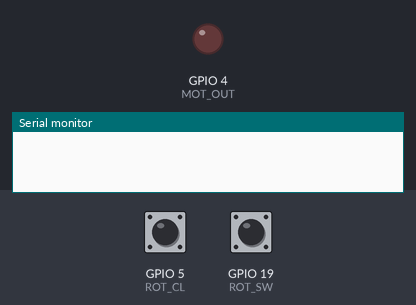
Simulated run of this sketch. Board: ESP32. On the bench: output pins drawn as LEDs (lit = HIGH), the last lines printed to the serial monitor. Dashed ring = blinking. The test bench sets the inputs (shaded band); at power-on: GPIO 19 (ROT_SW) HIGH, GPIO 5 (ROT_CL) HIGH.

Above: at 1.2 s.
1.3 s: GPIO 19 (ROT_SW) pulled LOW for 0.15 s
At 1.95 s:
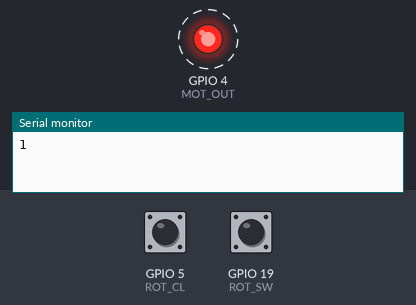
4.4 s: GPIO 19 (ROT_SW) pulled LOW for 1 s
At 5.7 s:
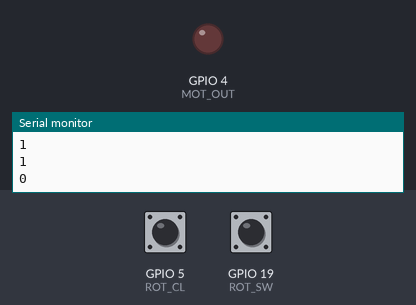
6.9 s: GPIO 19 (ROT_SW) pulled LOW for 3.2 s
At 7.7 s:
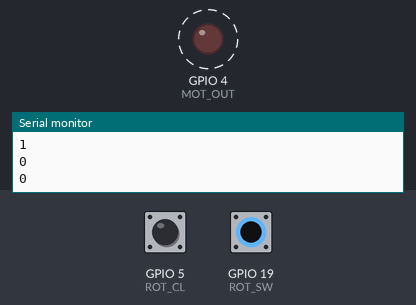
Timing chart, 0 to 10.1 s (numbered marks = the images above; inputs shaded):
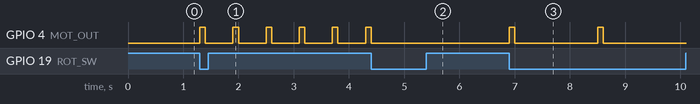

Measured:
- after the input at 1.3 s, GPIO 4 (MOT_OUT): alternates HIGH for 0.10 s and LOW for 0.50 s, starting at once
- after the input at 4.4 s, GPIO 4 (MOT_OUT): goes on until 4.4 s, then stays LOW
- after the input at 6.9 s, GPIO 4 (MOT_OUT): alternates HIGH for 0.10 s and LOW for 1.5 s, 4 changes in all, then stays LOW, starting at once

The sketch:

sketch.ino
```cpp
// For the rotary encoder theres an example code here:
// https://wokwi.com/projects/304184298969236032
// and the SW pin works just like a normal pushbutton
//
// There were no motors or vibrators here, so I used an LED and a resistor
// in this case


#define ROT_SW 19  // pushbutton of encoder
#define ROT_DT 18  // data pin of encoder
#define ROT_CL 5   // clock of encoder

#define MOT_OUT 4  // motor out (LED in this case)


void setup() {
  // put your setup code here, to run once:
  Serial.begin(115200);
  pinMode(ROT_SW, INPUT);
  pinMode(ROT_DT, INPUT);
  pinMode(ROT_CL, INPUT);
  pinMode(MOT_OUT, OUTPUT);
}

int lastClk = HIGH;
int BPM = 100;

void loop() {
  int newClk = digitalRead(ROT_CL);

  if (newClk != lastClk) {
    // There was a change on the CLK pin
    lastClk = newClk;
    int dtValue = digitalRead(ROT_DT);

    if (newClk == LOW && dtValue == HIGH) {
      BPM += 1;
      Serial.println(BPM);
    }
    if (newClk == LOW && dtValue == LOW) {
      BPM -= 1;
      Serial.println(BPM);
    }
  }

  if(digitalRead(ROT_SW)==LOW) {
    float HIGH_T = 0.1;
    float LOW_T = 60.0/BPM - HIGH_T;
    for (;;) {
      digitalWrite(MOT_OUT, HIGH);
      delay(HIGH_T*1000);
      digitalWrite(MOT_OUT, LOW);
      delay(LOW_T*1000);
      Serial.println(digitalRead(ROT_SW));
      if(digitalRead(ROT_SW)==LOW) {
        break;
      }
    }
    delay(1000);
  }
}
```
